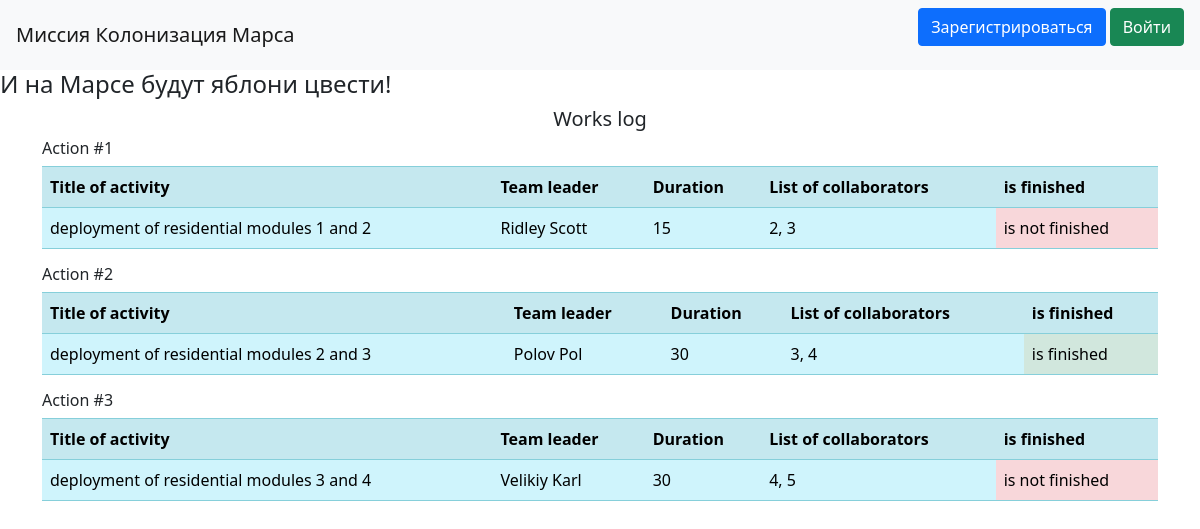
The page / on the database its author committed.
### data/jobs.py (models this page shows)
class Jobs(SqlAlchemyBase):
    __tablename__ = 'jobs'
    id = sqlalchemy.Column(sqlalchemy.Integer,
                           primary_key=True, autoincrement=True)
    team_leader = sqlalchemy.Column(sqlalchemy.Integer, ForeignKey('users.id'), nullable=False)
    job = sqlalchemy.Column(sqlalchemy.Text, nullable=True)
    work_size = sqlalchemy.Column(sqlalchemy.Integer, nullable=False)
    collaborators = sqlalchemy.Column(sqlalchemy.String, nullable=True)
    start_date = sqlalchemy.Column(sqlalchemy.DateTime, default=datetime.datetime.now)
    end_date = sqlalchemy.Column(sqlalchemy.DateTime, nullable=True)
    is_finished = sqlalchemy.Column(sqlalchemy.Boolean, default=False)
    team_leader_user = orm.relationship("User", back_populates='job')

### data/users.py (models this page shows, shortened)
class User(SqlAlchemyBase, UserMixin):
    __tablename__ = 'users'
    id = sqlalchemy.Column(sqlalchemy.Integer,
                           primary_key=True, autoincrement=True)
    surname = sqlalchemy.Column(sqlalchemy.String, nullable=True)
    name = sqlalchemy.Column(sqlalchemy.String, nullable=True)
    age = sqlalchemy.Column(sqlalchemy.Integer, nullable=True)
    position = sqlalchemy.Column(sqlalchemy.String, nullable=True)
    speciality = sqlalchemy.Column(sqlalchemy.String, nullable=True)
    address = sqlalchemy.Column(sqlalchemy.String, nullable=True)
    email = sqlalchemy.Column(sqlalchemy.String,
                              index=True, unique=True, nullable=True)
    hashed_password = sqlalchemy.Column(sqlalchemy.String, nullable=True)
    modified_date = sqlalchemy.Column(sqlalchemy.DateTime,
                                      default=datetime.datetime.now)
    job = orm.relationship('Jobs')

### main.py (the view)
    @app.route("/")
    def table():
        jobs = db_sess.query(Jobs).all()
        users = db_sess.query(User).all()
        users_dict = {user.id: (user.name, user.surname) for user in users}
        return render_template('table.html', jobs=jobs, users_dict=users_dict)

### templates/table.html
{% extends "base.html" %}
{% block content %}
<h5 align="center">Works log</h5>
<div>
    {% for job in jobs %}
    <h6>Action #{{ job.id }}</h6>
    <table class="table table-info table-striped">
        <tr>
            <th>Title of activity</th>
            <th>Team leader</th>
            <th>Duration</th>
            <th>List of collaborators</th>
            <th>is finished</th>
        </tr>
        <tr>
            <td>{{ job.job }}</td>
            {% set team_leader = users_dict[job.team_leader] if job.team_leader in users_dict else (None, None) %}
            <td>{{ team_leader[0] if team_leader[0] else 'Error' }} {{ team_leader[1] if team_leader[1] else '' }}</td>
            <td>{{ job.work_size }}</td>
            <td>{{ job.collaborators }}</td>
            {% if job.is_finished %}
            <td class="table-success">is finished</td>
            {% else %}
            <td class="table-danger">is not finished</td>
            {% endif %}
        </tr>
    </table>
    {% endfor %}
</div>
{% endblock %}

### templates/base.html (shortened to what this page needs)
<!doctype html>
<html lang="en">
<head>
    <link rel="stylesheet"
          href="https://stackpath.bootstrapcdn.com/bootstrap/4.4.1/css/bootstrap.min.css"
>
    <link rel="stylesheet"
          href="https://cdn.jsdelivr.net/npm/bootstrap@5.0.0-beta1/dist/css/bootstrap.min.css"
>
</head>
<body>
<header>
    <nav class="navbar navbar-light bg-light">
        <a class="navbar-brand" href="#">Миссия Колонизация Марса</a>
        {% if current_user.is_authenticated %}
            <a class="navbar-brand" href="/logout">{{ current_user.name }}</a>
        {% else %}
            <p>
                <a class="btn btn-primary " href="/register">Зарегистрироваться</a>
                <a class="btn btn-success" href="/login">Войти</a>
            </p>
        {% endif %}
    </nav>
    <h4>
        И на Марсе будут яблони цвести!
    </h4>
</header>
<main role="main" class="container">
    {% block content %}{% endblock %}
</main>
</body>
</html>

### rows shown on the page
Jobs: id "1", job "deployment of residential modules 1 and 2", work_size "15", collaborators "2, 3", is_finished "is not finished"
User: name "Ridley", surname "Scott"
Jobs: id "2", job "deployment of residential modules 2 and 3", work_size "30", collaborators "3, 4", is_finished "is finished"
User: name "Polov", surname "Pol"
Jobs: id "3", job "deployment of residential modules 3 and 4", work_size "30", collaborators "4, 5", is_finished "is not finished"
User: name "Velikiy", surname "Karl"
